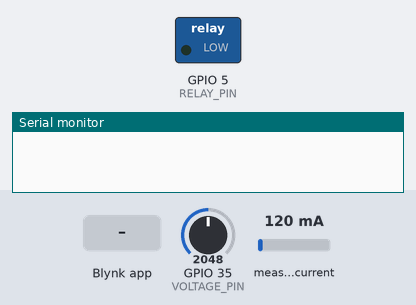
The sketch below on a simulated ESP32. On the bench: switched loads named in the sketch (green lamp = pin HIGH), the last lines printed to the serial monitor. Inputs (shaded band) come from the test bench; at power-on: GPIO 35 (VOLTAGE_PIN) = 2048, measured current 120 mA (analog values on the 0–4095 scale). WiFi joins after 1.5 s; servers stay silent unless stated.

Above: at 3.0 s.
3.1 s: Blynk app writes 1 to V3
At 3.5 s:
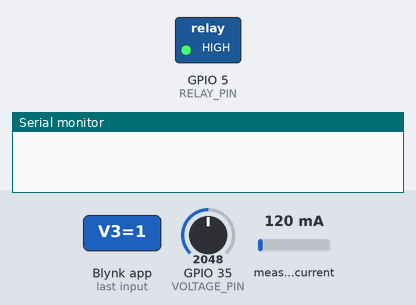
4.6 s: Blynk app writes 0 to V3
At 5.8 s:
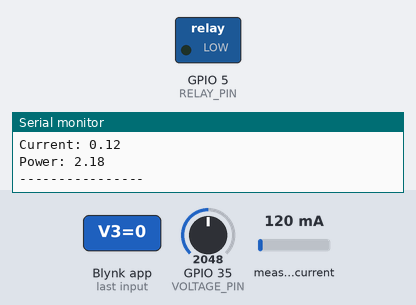
6.1 s: Blynk app writes 200 to V3
At 7.0 s:
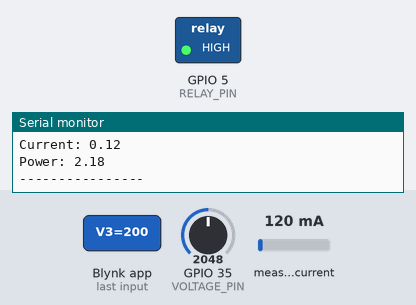
Timing chart, 0 to 9.1 s (numbered marks = the images above; inputs shaded):
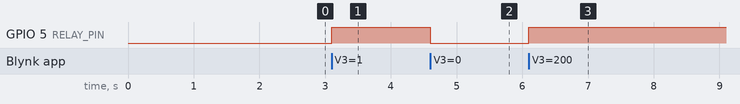

The sketch:

LDR_AnaglogRead.ino
```cpp
#define BLYNK_TEMPLATE_ID "YOUR_TEMPLATE_ID"
#define BLYNK_TEMPLATE_NAME "DC Power Monitor"
#define BLYNK_AUTH_TOKEN "YOUR_AUTH_TOKEN"

#define BLYNK_PRINT Serial

#include <WiFi.h>
#include <BlynkSimpleEsp32.h>
#include <ACS712.h>

// WiFi credentials
char ssid[] = "YOUR_WIFI";
char pass[] = "YOUR_PASSWORD";

// Pin definitions
#define CURRENT_PIN 34     // ACS712 output
#define VOLTAGE_PIN 35     // Voltage sensor output
#define RELAY_PIN 5        // Relay control pin

// ACS712 object (pin, Vref, ADC resolution, sensitivity for 30A)
ACS712 ACS(CURRENT_PIN, 3.3, 4095, 66);

BlynkTimer timer;

// Voltage divider ratio of voltage sensor
float voltageRatio = 11.0;


// Relay control from Blynk button (V3)
BLYNK_WRITE(V3)
{
  int relayState = param.asInt();   // 0 or 1 from Blynk
  digitalWrite(RELAY_PIN, relayState);
}


// Function to average ADC readings (reduces noise)
int readADC(int pin)
{
  long sum = 0;

  for(int i = 0; i < 20; i++)
  {
    sum += analogRead(pin);
    delay(2);
  }

  return sum / 20;
}


// Read voltage, current and calculate power
void readSensors()
{
  // Read voltage sensor
  int adcVoltage = readADC(VOLTAGE_PIN);

  float sensorVoltage = adcVoltage * (3.3 / 4095.0);
  float voltage = sensorVoltage * voltageRatio;

  // Read current from ACS712
  float current = ACS.getCurrentDC();
  if(current < 0) current = 0;

  // Power calculation
  float power = voltage * current;

  // Print values to Serial Monitor
  Serial.print("Voltage: ");
  Serial.println(voltage);

  Serial.print("Current: ");
  Serial.println(current);

  Serial.print("Power: ");
  Serial.println(power);

  Serial.println("----------------");

  // Send data to Blynk
  Blynk.virtualWrite(V0, voltage);
  Blynk.virtualWrite(V1, current);
  Blynk.virtualWrite(V2, power);
}


void setup()
{
  Serial.begin(115200);

  pinMode(RELAY_PIN, OUTPUT);
  digitalWrite(RELAY_PIN, LOW);   // Relay OFF at start

  analogReadResolution(12);       // ESP32 ADC resolution

  ACS.autoMidPoint();             // Calibrate ACS712 offset

  Blynk.begin(BLYNK_AUTH_TOKEN, ssid, pass);

  // Run sensor reading every 2 seconds
  timer.setInterval(2000L, readSensors);
}


void loop()
{
  Blynk.run();
  timer.run();
}
```

Measured:
- after the input at 3.1 s, GPIO 5 (RELAY_PIN): LOW → HIGH at once
- after the input at 4.6 s, GPIO 5 (RELAY_PIN): HIGH → LOW at once
- after the input at 6.1 s, GPIO 5 (RELAY_PIN): LOW → HIGH at once
